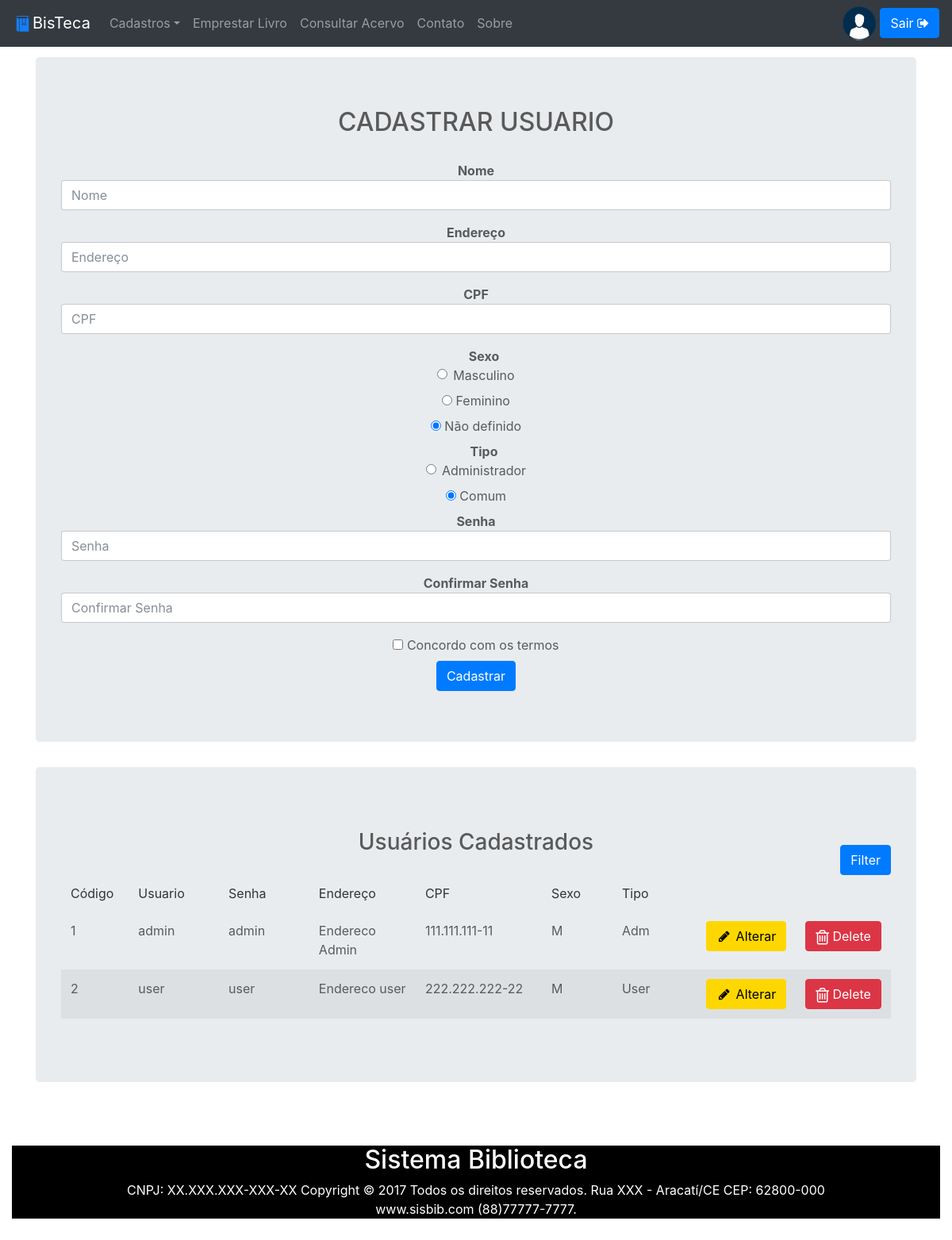
The page /cadusuario (signed in) on the database its author committed.
### BisApp/models.py (models this page shows, shortened)
class Usuario(db.Model):
    id = db.Column(db.Integer, primary_key = True)
    nome = db.Column(db.String(40))
    senha = db.Column(db.String(20))
    endereco = db.Column(db.Text)
    cpf = db.Column(db.String(14))
    sexo = db.Column(db.String(10))
    tipo = db.Column(db.String(10))
    emprestimos = db.relationship(              # Para os relacionamento de 1 : N
        'Emprestimo',
        backref='usuario',
        lazy='dynamic')

### BisApp/views.py (the view, shortened to what this page needs)
@app.route('/cadusuario', methods=['GET', 'POST'])
def cadusuario():
	if 'usuario' not in session or session['usuario'] != 'Adm':
		return render_template('index.html', sec = session)
	return render_template('cadastro-usuario.html', Lista = models.Usuario.query.all())

### BisApp/templates/cadastro-usuario.html (shortened to what this page needs)
{% extends 'layout.html' %}
{% block Content %}
  <br>
<div class="container" align="center">
        <div class="jumbotron" align="center">
            <h2>CADASTRAR USUARIO</h2>
            <br>
            <form method="POST" action="{% if Informacoes: %} {{url_for('alterarUsuario', index=index)}} {% else %} {{url_for('cadusuario')}} {% endif %}">
            <div class="form-group">
                <b>Nome</b> <input type="text" placeholder="Nome" class="form-control" name="nome" {%if Informacoes: %} value="{{Informacoes['nome']}}" {% endif %}>
            </div>
            <div class="form-group">
                <b>Endereço</b> <input type="text" placeholder="Endereço" class="form-control" name="endereco" {%if Informacoes: %} value="{{Informacoes['endereco']}}" {% endif %}>
            </div>
            <div class="form-group">
                <b>CPF</b> <input type="text" placeholder="CPF" class="form-control" name="cpf" {%if Informacoes: %} value="{{Informacoes['cpf']}}" {% endif %}>
            </div>
            <div  align="center">
            <div class="form-check">
              <label class="form-check-label"> <b> Sexo</b> <br>
                <input class="form-check-input" type="radio" name="sexo" id="exampleRadios1" value="M" {%if Informacoes and Informacoes['sexo'] == "M" %} checked {% endif %}>
                Masculino
              </label>
            </div>
            <div class="form-check">
              <label class="form-check-label">
                <input class="form-check-input" type="radio" name="sexo" id="exampleRadios2" value="F" {%if Informacoes and Informacoes['sexo'] == "F" %} checked {% endif %}>
                Feminino
              </label>
            </div>
            <div class="form-check">
              <label class="form-check-label">
                <input class="form-check-input" type="radio" name="sexo" id="exampleRadios3" value="NDA" {%if not Informacoes %} checked {% endif %}>
                Não definido
              </label>
            </div>
            </div>
            <div  align="center">
            <div class="form-check">
              <label class="form-check-label"> <b> Tipo</b> <br>
                <input class="form-check-input" type="radio" name="tipo" id="exampleRadios1" value="Adm" {%if Informacoes and Informacoes['sexo'] == "Adm" %} checked {% endif %}checked>
                Administrador
              </label>
            </div>
            <div class="form-check">
              <label class="form-check-label">
                <input class="form-check-input" type="radio" name="tipo" id="exampleRadios2" value="User" {%if not Informacoes %} checked {% endif %}>
                Comum
              </label>
            </div>
            </div>
            <div class="form-group">
                <b>Senha</b> <input type="password" placeholder="Senha" class="form-control" name="senha" {%if Informacoes: %} value="{{Informacoes['senha']}}" {% endif %}>
            </div>
           <div class="form-group">
                <b>Confirmar Senha</b> <input type="password" placeholder="Confirmar Senha" class="form-control" name="confirmarSenha" {%if Informacoes: %} value="{{Informacoes['senha']}}" {% endif %}>
            </div>
            <div class="checkbox">
            <label>
            <input type="checkbox" value="Concordar" align="left" name="termos"> Concordo com os termos
            </label>
            </div>
            <button class="btn btn-primary " type="submit">Cadastrar</button>
            </form>
        </div>
    </div>
<div class="container" align="center">
        <div class="jumbotron" align="center">
           <div class="container">
    <div class="row" align="center">
        <div class="panel panel-primary filterable">
            <div class="panel-heading">
                <h3 class="panel-title">Usuários Cadastrados</h3>
                <div class="pull-right" align="right">
                    <button class="btn btn-primary btn-xs btn-filter"> Filter</button>
                </div>
            </div>
            <table class="table table-striped"  align="center">
                <thead>
                    <tr class="filters">
                        <th><input type="text" class="form-control" placeholder="Código" disabled></th>
                        <th><input type="text" class="form-control" placeholder="Usuario" disabled></th>
                        <th><input type="text" class="form-control" placeholder="Senha" disabled></th>
                        <th><input type="text" class="form-control" placeholder="Endereço" disabled></th>
                        <th><input type="text" class="form-control" placeholder="CPF" disabled></th>
                        <th><input type="text" class="form-control" placeholder="Sexo" disabled></th>
                        <th><input type="text" class="form-control" placeholder="Tipo" disabled></th>
                    </tr>
                </thead>
                <tbody>
                    <tr>
                        {% for l in Lista if not Lista.hidden: %}
                              <tr>
                              {% for c in l.__table__.columns.keys(): %}
                                <td>{{l[c]}}</td>
                              {% endfor %}
                              <td><a href="{{url_for('alterarUsuario', index=l.id)}}" class="btn" style="background-color: #FFD700; color: black">
                                <i class="fa fa-pencil fa-fw"></i>
                                Alterar</a>
                              </td>
                              <td><a href="{{url_for('removerUsuario', index=l.id)}}" class="btn btn-danger">
                                <i class="fa fa-trash-o fa-lg"></i>
                                Delete</a>
                              </td>
                              </tr>
                        {% endfor %}
                    </tr>
                </tbody>
            </table>
        </div>
    </div>
</div>
</div>
        </div>
<div align="justify" class="col-md-12">
<br>
<br>
{% endblock %}

### BisApp/static/css/jumbotron.css (style rules this page uses)
body { padding-top: 3.5rem; }

### BisApp/static/css/carousel.css (style rules this page uses)
body { padding-top: 3rem; padding-bottom: 3rem; color: #5a5a5a; }

### BisApp/static/css/tabelas.css (style rules this page uses)
.filterable { margin-top: 15px; }
.filterable .panel-heading .pull-right { margin-top: -20px; }
.filterable .filters input[disabled] { background-color: transparent; border: none; cursor: auto; box-shadow: none; padding: 0; height: auto; }

### rows shown on the page
Usuario: id "1" "admin" "admin" "Endereco Admin" "111.111.111-11" "M" "Adm"
Usuario: id "2" "user" "user" "Endereco user" "222.222.222-22" "M" "User"
